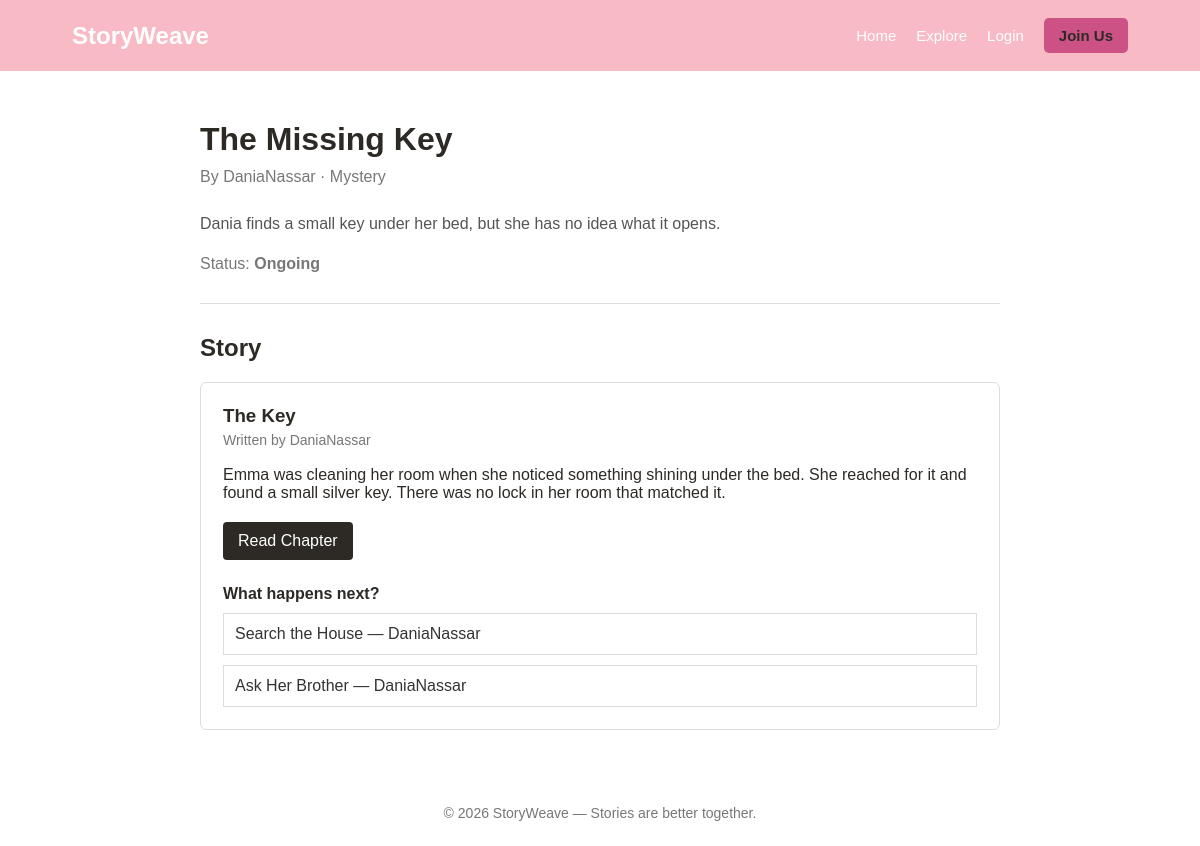
The page /stories/2/ on the database its author committed.
### stories/models.py (models this page shows, shortened)
class Story(models.Model):
    STATUS_CHOICES = [
        ("ongoing", "Ongoing"),
        ("completed", "Completed"),
    ]
    title = models.CharField(max_length=200)
    description = models.TextField()
    author = models.ForeignKey(
        User,
        on_delete=models.CASCADE,
        related_name="stories"
    )
    genre = models.ForeignKey(
        Genre,
        on_delete=models.SET_NULL,
        null=True,
        blank=True,
        related_name="stories"
    )
    status = models.CharField(
        max_length=20,
        choices=STATUS_CHOICES,
        default="ongoing"
    )
    created_at = models.DateTimeField(auto_now_add=True)

class Genre(models.Model):
    name = models.CharField(max_length=100, unique=True)
    def __str__(self):
        return self.name

class Chapter(models.Model):
    story = models.ForeignKey(
        Story,
        on_delete=models.CASCADE,
        related_name="chapters"
    )
    author = models.ForeignKey(
        User,
        on_delete=models.CASCADE,
        related_name="chapters"
    )
    parent_chapter = models.ForeignKey(
        "self",
        on_delete=models.CASCADE,
        null=True,
        blank=True,
        related_name="continuations"
    )
    title = models.CharField(max_length=200)
    content = models.TextField()
    created_at = models.DateTimeField(auto_now_add=True)

### stories/views.py (the view)
def story_detail(request, story_id):
    story = get_object_or_404(
        Story,
        id=story_id
    )
    chapters = story.chapters.filter(
        parent_chapter=None
    )
    return render(
        request,
        "stories/story_detail.html",
        {
            "story": story,
            "chapters": chapters,
        }
    )

### stories/templates/stories/story_detail.html (shortened to what this page needs)
{% extends "stories/base.html" %}
{% block content %}
<div class="story-page">
    <h1>{{ story.title }}</h1>
    <p class="story-meta">
        By {{ story.author.username }} · {{ story.genre }}
    </p>
    <p class="story-description">
        {{ story.description }}
    </p>
    <p class="story-meta">
        Status: <strong>{{ story.get_status_display }}</strong>
    </p>
    <hr>
    <h2>Story</h2>
    {% for chapter in chapters %}
        <div class="chapter">
            <h3>
                {{ chapter.title }}
            </h3>
            <p class="chapter-meta">
                Written by {{ chapter.author.username }}
            </p>
            <p class="chapter-content">
                {{ chapter.content|linebreaks }}
            </p>
            <a
                href="/stories/{{ story.id }}/chapters/{{ chapter.id }}/"
                class="simple-button"
            >
                Read Chapter
            </a>
            {% if chapter.continuations.exists %}
                <h4 style="margin-top: 25px;">
                    What happens next?
                </h4>
                {% for continuation in chapter.continuations.all %}
                    <a
                        href="/stories/{{ story.id }}/chapters/{{ continuation.id }}/"
                        class="continuation"
                    >
                        {{ continuation.title }}
                        — {{ continuation.author.username }}
                    </a>
                {% endfor %}
            {% endif %}
        </div>
    {% endfor %}
</div>
{% endblock %}

### stories/static/stories/style.css (style rules this page uses)
* { box-sizing: border-box; margin: 0; padding: 0; }
body { font-family: Arial, sans-serif; background: white; color: #2d2a26; min-height: 100vh; }
.story-description { color: #666; line-height: 1.6; margin-bottom: 18px; }
.story-page { max-width: 850px; margin: 0 auto; padding: 50px 25px; }
.story-page h1 { margin-bottom: 10px; }
.story-meta { color: #777; margin-bottom: 25px; }
.story-description { line-height: 1.6; color: #555; }
.story-page hr { margin: 30px 0; border: none; border-top: 1px solid #ddd; }
.chapter { background: white; border: 1px solid #ddd; padding: 22px; margin-top: 20px; border-radius: 6px; }
.chapter-meta { color: #777; font-size: 14px; margin-top: 5px; }
.chapter-content { line-height: 1.8; margin-top: 18px; }
.continuation { display: block; padding: 11px; margin-top: 10px; border: 1px solid #ddd; text-decoration: none; color: #333; }
.simple-button { display: inline-block; margin-top: 20px; padding: 10px 15px; background: #2d2a26; color: white !important; text-decoration: none; border-radius: 4px; }

### rows shown on the page
Story: title "The Missing Key", author.username "DaniaNassar", genre "Mystery", description "Dania finds a small key under her bed, but she has no idea what it opens.", status "Ongoing"
Chapter: title "The Key", author.username "DaniaNassar", content "Emma was cleaning her room when she noticed something shining under the bed. She reached for it and found a small silver key. There was no lock in her room that matched it."
Chapter: title "Search the House", author.username "DaniaNassar"
Chapter: title "Ask Her Brother", author.username "DaniaNassar"
